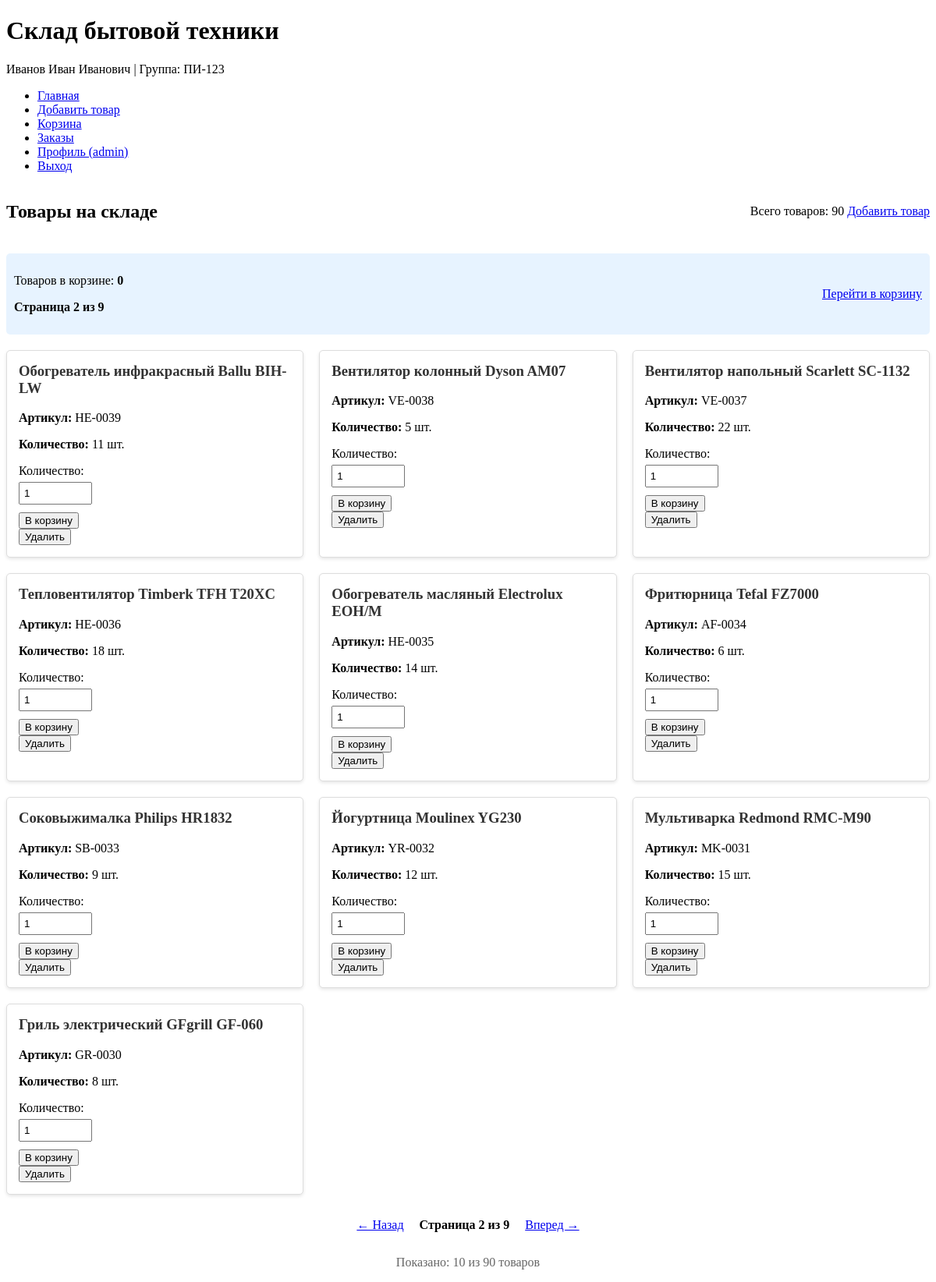
Page /?page=2 (signed in) on the committed database.
### models/models.py (models this page shows, shortened)
class User(db.Model):
    id = db.Column(db.Integer, primary_key=True)
    username = db.Column(db.String(80), unique=True, nullable=False)
    password_hash = db.Column(db.String(120), nullable=False)
    role = db.Column(db.String(20), default='storekeeper')  # Для возможного расширения

class Product(db.Model):
    id = db.Column(db.Integer, primary_key=True)
    article = db.Column(db.String(50), unique=True, nullable=False)
    name = db.Column(db.String(200), nullable=False)
    quantity = db.Column(db.Integer, nullable=False, default=0)
    orders = db.relationship('OrderItem', backref='product', lazy=True)

### app.py (the view)
@app.route('/')
@login_required
def index():
    page = request.args.get('page', 1, type=int)
    per_page = app.config['ITEMS_PER_PAGE']  # 50 товаров на странице
    pagination = Product.query.order_by(Product.id.desc()).paginate(
        page=page, per_page=per_page, error_out=False
    )
    products = pagination.items
    cart_count = sum(session.get('cart', {}).values()) if 'cart' in session else 0
    return render_template('index.html',
                         products=products,
                         pagination=pagination,
                         cart_count=cart_count)

### app.py (called while the page is built)
def login_required(f):
    @wraps(f)
    def decorated_function(*args, **kwargs):
        if 'user_id' not in session:
            return redirect(url_for('login', next=request.url))
        return f(*args, **kwargs)
    return decorated_function

@app.context_processor
def inject_user_info():
    student_info = {
        'fio': 'Иванов Иван Иванович',
        'group': 'ПИ-123'
    }
    user_info = {}
    if 'user_id' in session:
        user = User.query.get(session['user_id'])
        if user:
            user_info = {
                'username': user.username,
                'role': user.role
            }
    return dict(student_info=student_info, user_info=user_info)

### templates/index.html (shortened to what this page needs)
{% extends "base.html" %}
{% block content %}
<div class="page-header">
    <h2>Товары на складе</h2>
    <div class="header-actions">
        <span class="total-products">Всего товаров: {{ pagination.total }}</span>
        <a href="{{ url_for('add_product') }}" class="btn">Добавить товар</a>
    </div>
</div>
<div class="cart-info">
    <div>
        <p>Товаров в корзине: <strong>{{ cart_count }}</strong></p>
        <p class="page-info">Страница {{ pagination.page }} из {{ pagination.pages }}</p>
    </div>
    <a href="{{ url_for('view_cart') }}" class="btn btn-secondary">Перейти в корзину</a>
</div>
<div class="products-grid">
    {% for product in products %}
    <div class="product-card">
        <h3>{{ product.name }}</h3>
        <p><strong>Артикул:</strong> {{ product.article }}</p>
        <p><strong>Количество:</strong> {{ product.quantity }} шт.</p>
        {% if product.quantity > 0 %}
        <form method="POST" action="{{ url_for('add_to_cart') }}">
            <div class="quantity-control">
                <label for="quantity_{{ product.id }}">Количество:</label>
                <input type="number" name="quantity" id="quantity_{{ product.id }}"
                       value="1" min="1" max="{{ product.quantity }}" required>
            </div>
            <button type="submit" class="btn btn-primary">В корзину</button>
        </form>
        {% else %}
        <p class="out-of-stock">Нет в наличии</p>
        {% endif %}
        <form action="{{ url_for('delete_product', product_id=product.id) }}" method="POST" style="display: inline;">
            <button type="submit" class="btn btn-danger btn-sm"
                    onclick="return confirm('Вы уверены, что хотите удалить этот товар?')">
                Удалить
            </button>
        </form>
    </div>
    {% endfor %}
</div>
{% if pagination.pages > 1 %}
<div class="pagination">
    {% if pagination.has_prev %}
    <a href="{{ url_for('index', page=pagination.prev_num) }}" class="btn">← Назад</a>
    {% endif %}
    <span class="page-info">Страница {{ pagination.page }} из {{ pagination.pages }}</span>
    {% if pagination.has_next %}
    <a href="{{ url_for('index', page=pagination.next_num) }}" class="btn">Вперед →</a>
    {% endif %}
</div>
{% endif %}
<div class="pagination-info">
    <p>Показано: {{ products|length }} из {{ pagination.total }} товаров</p>
</div>
{% endblock %}

### templates/layout/navbar.html (shortened to what this page needs)
<nav class="navbar">
    <div class="container">
        <ul class="nav-menu">
            {% if user_info %}
                <li><a href="{{ url_for('index') }}">Главная</a></li>
                <li><a href="{{ url_for('add_product') }}">Добавить товар</a></li>
                <li><a href="{{ url_for('view_cart') }}">Корзина
                </a></li>
                <li><a href="{{ url_for('view_orders') }}">Заказы</a></li>
                <li><a href="{{ url_for('profile') }}">Профиль ({{ user_info.username }})</a></li>
                <li><a href="{{ url_for('logout') }}">Выход</a></li>
            {% else %}
                <li><a href="{{ url_for('login') }}">Вход</a></li>
                <li><a href="{{ url_for('register') }}">Регистрация</a></li>
            {% endif %}
        </ul>
    </div>
</nav>

### static/css/style.css (style rules this page uses)
.page-header { display: flex; justify-content: space-between; align-items: center; margin-bottom: 20px; }
.products-grid { display: grid; grid-template-columns: repeat(auto-fill, minmax(300px, 1fr)); gap: 20px; margin: 20px 0; }
.product-card { border: 1px solid #ddd; border-radius: 5px; padding: 15px; background-color: #fff; box-shadow: 0 2px 4px rgba(0,0,0,0.1); }
.product-card h3 { margin-top: 0; color: #333; }
.quantity-control { margin: 10px 0; }
.quantity-control label { display: block; margin-bottom: 5px; }
.quantity-control input { width: 80px; padding: 5px; }
.pagination { display: flex; justify-content: center; align-items: center; gap: 15px; margin-top: 30px; }
.cart-info { padding: 10px; background-color: #e7f3ff; border-radius: 5px; margin-bottom: 20px; display: flex; justify-content: space-between; align-items: center; }

### templates/index.html (style rules this page uses)
.pagination { display: flex; justify-content: center; align-items: center; gap: 20px; margin: 30px 0; }
.page-info { font-weight: bold; }
.pagination-info { text-align: center; color: #666; margin-top: 20px; }

### rows in the picture
User: username "admin"
Product: name "Обогреватель инфракрасный Ballu BIH-LW", article "HE-0039", quantity "11"
Product: name "Вентилятор колонный Dyson AM07", article "VE-0038", quantity "5"
Product: name "Вентилятор напольный Scarlett SC-1132", article "VE-0037", quantity "22"
Product: name "Тепловентилятор Timberk TFH T20XC", article "HE-0036", quantity "18"
Product: name "Обогреватель масляный Electrolux EOH/M", article "HE-0035", quantity "14"
Product: name "Фритюрница Tefal FZ7000", article "AF-0034", quantity "6"
Product: name "Соковыжималка Philips HR1832", article "SB-0033", quantity "9"
Product: name "Йогуртница Moulinex YG230", article "YR-0032", quantity "12"
Product: name "Мультиварка Redmond RMC-M90", article "MK-0031", quantity "15"
Product: name "Гриль электрический GFgrill GF-060", article "GR-0030", quantity "8"

### other values in the picture
{{ student_info.fio }} "Иванов Иван Иванович"
{{ student_info.group }} "ПИ-123"
{{ pagination.total }} "90"
{{ cart_count }} "0"
{{ pagination.page }} "2"
{{ pagination.pages }} "9"
{{ products|length }} "10"
